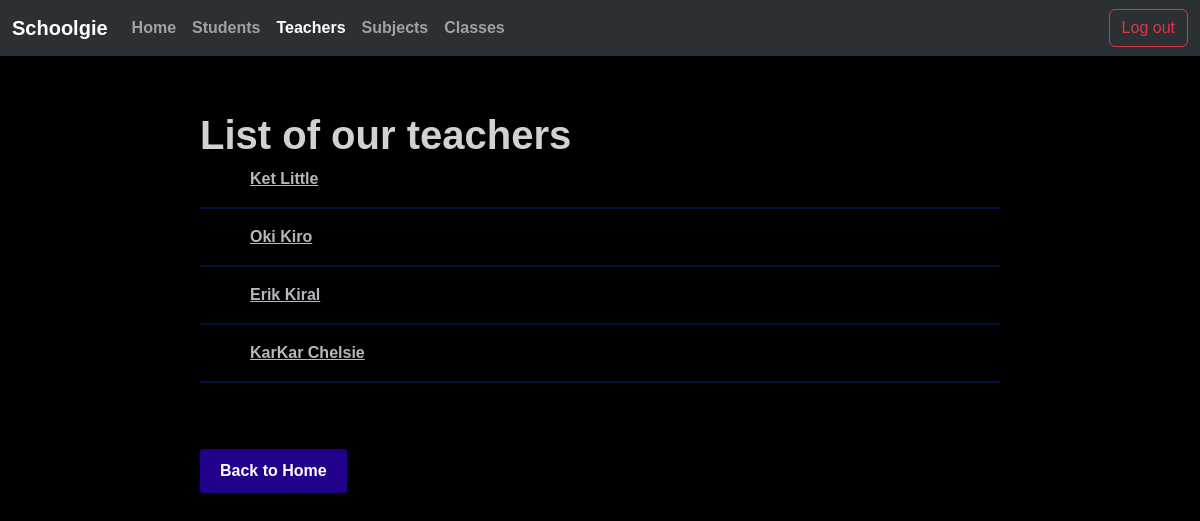
/edit_list_teacher/ (signed in), run on the app's committed database.
### albums/models.py (models this page shows, shortened)
class Teacher(models.Model):
    first_name = models.CharField(max_length=30)
    last_name = models.CharField(max_length=30)
    subject = models.ForeignKey(Subject, on_delete=models.SET_NULL, related_name='teachers', null=True)
    class Meta:
        constraints = [
            models.CheckConstraint(check=models.Q(first_name__regex='^[A-Z]'), name='first_name_starts_uppercase'),
            models.CheckConstraint(check=models.Q(last_name__regex='^[A-Z]'), name='last_name_starts_uppercase'),
            models.CheckConstraint(check=models.Q(first_name__regex='^[\D]*$'), name='first_name_has_no_digits'),
            models.CheckConstraint(check=models.Q(last_name__regex='^[\D]*$'), name='last_name_has_no_digits'),
            models.UniqueConstraint(fields=['first_name', 'last_name'], name='unique_first_name'),
        ]

### albums/views.py (the view, shortened to what this page needs)
# urls.py: path('edit_list_teacher/', TeacherView.as_view(), name='edit_list_teacher'),
class TeacherView(LoginRequiredMixin, View):
    def get_context_data(self, **kwargs):
        context = kwargs
        context["css_file"] = 'albums/styles.css'
        return context
    def get(self, request, teacher_id=None):
        if request.path == reverse('add_teacher'):
            context = self.get_context_data(subjects=subjects)
            context["teachers"] = Teacher.objects.select_related('subject').all()
            return render(request, 'add_teacher.html', context)
        if request.path == reverse('edit_list_teacher'):
            teachers = Teacher.objects.select_related('subject').all()
            context = self.get_context_data(teachers=teachers)
            return render(request, 'edit_list_teacher.html', context)

### albums/templates/edit_list_teacher.html (shortened to what this page needs)
<!DOCTYPE html>
<html lang="en">
<head>
    {% load static %}
    <link href="https://cdn.jsdelivr.net/npm/bootstrap@5.3.4/dist/css/bootstrap.min.css" rel="stylesheet">
    <link rel="stylesheet" type="text/css" href="{% static css_file %}">
</head>
<body>
    <nav class="navbar navbar-expand-lg bg-body-tertiary" data-bs-theme="dark">
        <div class="container-fluid">
          <a class="navbar-brand" href="{% url 'home' %}">Schoolgie</a>
          <div class="collapse navbar-collapse" id="navbarNav">
            <ul class="navbar-nav me-auto mb-2 mb-lg-0">
              <li class="nav-item">
                <a class="nav-link" href="{% url 'home' %}">Home</a>
              </li>
              <li class="nav-item">
                <a class="nav-link" href="{% url 'students_main' %}">Students</a>
              </li>
              <li class="nav-item">
                <a class="nav-link active" aria-current="page" href="{% url 'teachers_main' %}">Teachers</a>
              </li>
              <li class="nav-item">
                <a class="nav-link" href="{% url 'subjects_main' %}">Subjects</a>
              </li>
              <li class="nav-item">
                <a class="nav-link" href="{% url 'classes_main' %}">Classes</a>
              </li>
            </ul>
            <div class="d-flex">
              {% if user.is_authenticated %}
                  <a href="{% url 'logout' %}" class="btn btn-outline-danger ms-2">Log out</a>
              {% else %}
                  <a href="{% url 'login' %}" class="btn btn-outline-primary ms-2">Log in</a>
                  <a href="{% url 'register' %}" class="btn btn-outline-success ms-2">Register</a>
              {% endif %}
            </div>
          </div>
        </div>
    </nav>
    <div class="center_div">
    <h1>List of our teachers</h1>
    {% for teacher in teachers %}
    <div class="vertical">
        <a href="{% url 'edit_teacher' teacher_id=teacher.id %}">{{ teacher.first_name }} {{ teacher.last_name }}</a>
    </div>
    <hr>
    {% endfor %}
    <a href="{% url 'home' %}" class="button_students">Back to Home</a>
    </div>
</body>
</html>

### albums/static/albums/styles.css (style rules this page uses)
body { background-color: #000000; font-family: 'Hanken Grotesk', sans-serif; font-weight: 700; }
h1 { font-family: 'Hanken Grotesk', sans-serif; font-weight: 900; color: #d1d1d1; margin-top: 55px; }
.center_div { margin: 0 auto; max-width: 800px; }
.vertical { display: flex; flex-direction: column; margin-left: 50px; margin-right: 50px; }
.button_students { display: inline-block; padding: 10px 20px; background-color: #23008b; color: white; text-align: center; text-decoration: none; border-radius: 3px; font-size: 16px; transition: background-color 0.3s ease; margin-top: 50px; }
a { color: #b8b7c0; }
hr { border: 0; height: 2px; background: #0047e0; width: 100%; }

### data on the page
Teacher: first_name "Ket", last_name "Little"
Teacher: first_name "Oki", last_name "Kiro"
Teacher: first_name "Erik", last_name "Kiral"
Teacher: first_name "KarKar", last_name "Chelsie"
